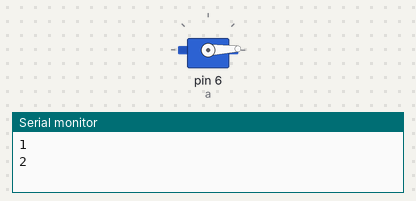
The sketch below on a simulated Arduino Uno, built with avr-gcc and run on an emulated ATmega328P. Shown: servo, the last lines printed to the serial monitor.

Above: at 0.05 s.
At 2.65 s:
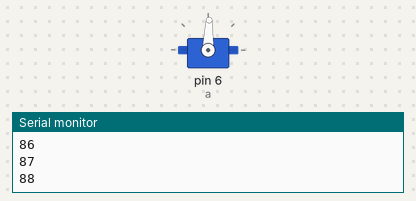
At 5.25 s:
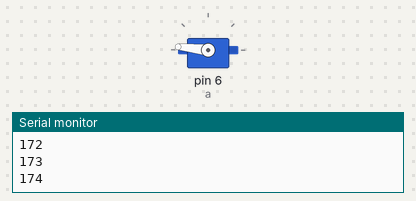
At 10.5 s:
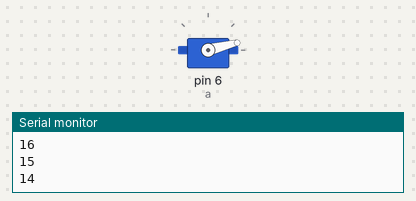
Timing chart, 0 to 14.2 s (numbered marks = the images above):
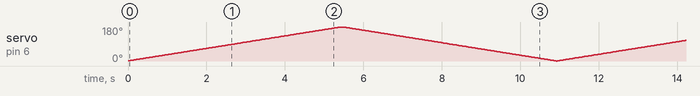

The sketch:

while.ino
```cpp
#include<Servo.h>
Servo a;
int pos = 0;
void setup()
{
  a.attach(6);
  Serial.begin(9600);
}

void loop()
{
  pos=0;
  while(pos<=180)
  {
    pos++;
    Serial.println(pos);
    a.write(pos);
    delay(30);
  }
  while(pos>=1)
  {
    pos--;
    Serial.println(pos);
    a.write(pos);
    delay(30);
  }
}
```
